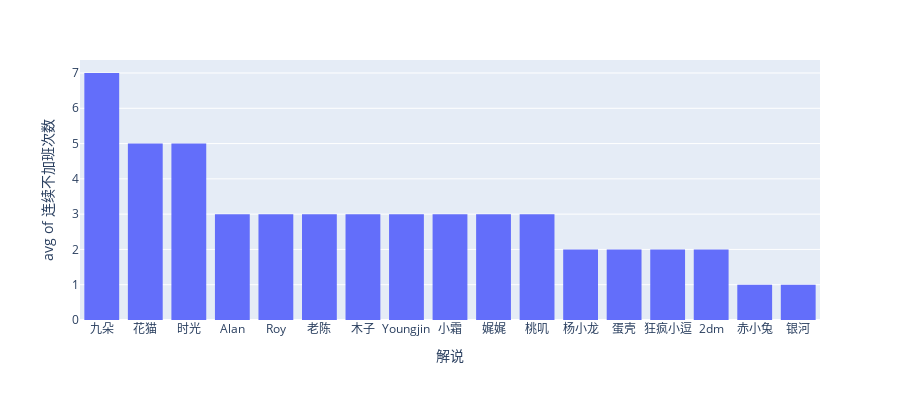

Source (notebook cell):
### Code cell
fig = px.histogram(df_names.sort_values(by='max0', ascending=False),
                    x="names", y="max0",
                    histfunc='avg',
                    labels={'names':'解说', 'max0':'连续不加班次数'},
                    height=400)
fig.show()

### Figure 1 — Plotly figure (JSON) as saved in the notebook; plotly's stock layout.template omitted (floating-point values rounded to 4 significant figures)
{"data": [{"alignmentgroup": "True", "bingroup": "x", "histfunc": "avg", "hovertemplate": "解说=%{x}<br>avg of 连续不加班次数=%{y}<extra></extra>", "legendgroup": "", "marker": {"color": "#636efa", "pattern": {"shape": ""}}, "name": "", "offsetgroup": "", "orientation": "v", "showlegend": false, "type": "histogram", "x": ["九朵", "花猫", "时光", "Alan", "Roy", "老陈", "木子", "Youngjin", "小霜", "娓娓", "桃叽", "杨小龙", "蛋壳", "狂疯小逗", "2dm", "赤小兔", "银河"], "xaxis": "x", "y": [7, 5, 5, 3, 3, 3, 3, 3, 3, 3, 3, 2, 2, 2, 2, 1, 1], "yaxis": "y"}], "layout": {"barmode": "relative", "height": 400, "legend": {"tracegroupgap": 0}, "margin": {"t": 60}, "xaxis": {"anchor": "y", "domain": [0, 1], "title": {"text": "解说"}}, "yaxis": {"anchor": "x", "domain": [0, 1], "title": {"text": "avg of 连续不加班次数"}}}}
